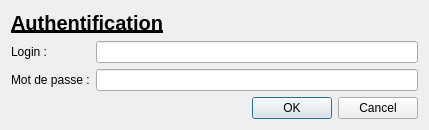
<?xml version="1.0" encoding="UTF-8"?>
<ui version="4.0">
 <class>LoginDialog</class>
 <widget class="QDialog" name="LoginDialog">
  <property name="geometry">
   <rect>
    <x>0</x>
    <y>0</y>
    <width>429</width>
    <height>125</height>
   </rect>
  </property>
  <property name="windowTitle">
   <string>Dialog</string>
  </property>
  <layout class="QGridLayout" name="gridLayout">
   <item row="0" column="0" colspan="3">
    <widget class="QLabel" name="label_3">
     <property name="font">
      <font>
       <family>MS UI Gothic</family>
       <pointsize>15</pointsize>
       <weight>75</weight>
       <bold>true</bold>
       <underline>true</underline>
      </font>
     </property>
     <property name="text">
      <string>Authentification</string>
     </property>
    </widget>
   </item>
   <item row="1" column="0">
    <widget class="QLabel" name="label">
     <property name="text">
      <string>Login :</string>
     </property>
    </widget>
   </item>
   <item row="3" column="3">
    <widget class="QDialogButtonBox" name="buttonBox">
     <property name="standardButtons">
      <set>QDialogButtonBox::Cancel|QDialogButtonBox::Ok</set>
     </property>
    </widget>
   </item>
   <item row="2" column="0">
    <widget class="QLabel" name="label_2">
     <property name="text">
      <string>Mot de passe :</string>
     </property>
    </widget>
   </item>
   <item row="2" column="1" colspan="3">
    <widget class="QLineEdit" name="ModedePasselineEdit"/>
   </item>
   <item row="1" column="1" colspan="3">
    <widget class="QLineEdit" name="loginlineEdit"/>
   </item>
  </layout>
 </widget>
 <resources/>
 <connections/>
</ui>
